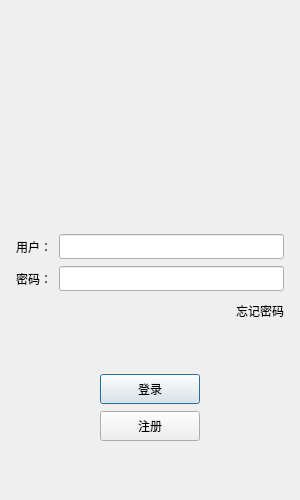
<?xml version="1.0" encoding="UTF-8"?>
<ui version="4.0">
 <class>LoginDialog</class>
 <widget class="QDialog" name="LoginDialog">
  <property name="geometry">
   <rect>
    <x>0</x>
    <y>0</y>
    <width>300</width>
    <height>500</height>
   </rect>
  </property>
  <property name="minimumSize">
   <size>
    <width>300</width>
    <height>500</height>
   </size>
  </property>
  <property name="maximumSize">
   <size>
    <width>300</width>
    <height>500</height>
   </size>
  </property>
  <property name="windowTitle">
   <string>Dialog</string>
  </property>
  <layout class="QVBoxLayout" name="verticalLayout_2">
   <item>
    <layout class="QVBoxLayout" name="verticalLayout">
     <property name="spacing">
      <number>7</number>
     </property>
     <property name="leftMargin">
      <number>5</number>
     </property>
     <property name="topMargin">
      <number>5</number>
     </property>
     <property name="rightMargin">
      <number>5</number>
     </property>
     <property name="bottomMargin">
      <number>5</number>
     </property>
     <item>
      <widget class="QWidget" name="widget" native="true">
       <layout class="QGridLayout" name="gridLayout_2">
        <item row="0" column="0">
         <widget class="QLabel" name="label">
          <property name="minimumSize">
           <size>
            <width>150</width>
            <height>150</height>
           </size>
          </property>
          <property name="maximumSize">
           <size>
            <width>150</width>
            <height>150</height>
           </size>
          </property>
          <property name="text">
           <string/>
          </property>
          <property name="pixmap">
           <pixmap resource="rc.qrc">:/res/pic3.png</pixmap>
          </property>
          <property name="scaledContents">
           <bool>true</bool>
          </property>
          <property name="alignment">
           <set>Qt::AlignmentFlag::AlignCenter</set>
          </property>
         </widget>
        </item>
       </layout>
      </widget>
     </item>
     <item>
      <spacer name="verticalSpacer">
       <property name="orientation">
        <enum>Qt::Orientation::Vertical</enum>
       </property>
       <property name="sizeHint" stdset="0">
        <size>
         <width>20</width>
         <height>40</height>
        </size>
       </property>
      </spacer>
     </item>
     <item>
      <layout class="QHBoxLayout" name="horizontalLayout">
       <item>
        <widget class="QLabel" name="userlabel">
         <property name="minimumSize">
          <size>
           <width>0</width>
           <height>25</height>
          </size>
         </property>
         <property name="maximumSize">
          <size>
           <width>16777215</width>
           <height>25</height>
          </size>
         </property>
         <property name="text">
          <string>用户：</string>
         </property>
        </widget>
       </item>
       <item>
        <widget class="QLineEdit" name="user_edit">
         <property name="minimumSize">
          <size>
           <width>25</width>
           <height>0</height>
          </size>
         </property>
         <property name="maximumSize">
          <size>
           <width>16777215</width>
           <height>25</height>
          </size>
         </property>
        </widget>
       </item>
      </layout>
     </item>
     <item>
      <layout class="QHBoxLayout" name="horizontalLayout_2">
       <item>
        <widget class="QLabel" name="pass_label_2">
         <property name="text">
          <string>密码：</string>
         </property>
        </widget>
       </item>
       <item>
        <widget class="QLineEdit" name="pass_edit">
         <property name="minimumSize">
          <size>
           <width>0</width>
           <height>25</height>
          </size>
         </property>
         <property name="maximumSize">
          <size>
           <width>16777215</width>
           <height>25</height>
          </size>
         </property>
        </widget>
       </item>
      </layout>
     </item>
     <item>
      <layout class="QHBoxLayout" name="horizontalLayout_3">
       <item>
        <spacer name="horizontalSpacer">
         <property name="orientation">
          <enum>Qt::Orientation::Horizontal</enum>
         </property>
         <property name="sizeHint" stdset="0">
          <size>
           <width>40</width>
           <height>20</height>
          </size>
         </property>
        </spacer>
       </item>
       <item>
        <widget class="ClickedLabel" name="forget_label">
         <property name="minimumSize">
          <size>
           <width>0</width>
           <height>25</height>
          </size>
         </property>
         <property name="maximumSize">
          <size>
           <width>16777215</width>
           <height>25</height>
          </size>
         </property>
         <property name="text">
          <string>忘记密码</string>
         </property>
        </widget>
       </item>
      </layout>
     </item>
     <item>
      <spacer name="verticalSpacer_2">
       <property name="orientation">
        <enum>Qt::Orientation::Vertical</enum>
       </property>
       <property name="sizeHint" stdset="0">
        <size>
         <width>20</width>
         <height>40</height>
        </size>
       </property>
      </spacer>
     </item>
     <item>
      <layout class="QHBoxLayout" name="horizontalLayout_4">
       <item>
        <spacer name="horizontalSpacer_2">
         <property name="orientation">
          <enum>Qt::Orientation::Horizontal</enum>
         </property>
         <property name="sizeHint" stdset="0">
          <size>
           <width>40</width>
           <height>20</height>
          </size>
         </property>
        </spacer>
       </item>
       <item>
        <widget class="QPushButton" name="pushButton">
         <property name="minimumSize">
          <size>
           <width>100</width>
           <height>30</height>
          </size>
         </property>
         <property name="maximumSize">
          <size>
           <width>100</width>
           <height>30</height>
          </size>
         </property>
         <property name="text">
          <string>登录</string>
         </property>
        </widget>
       </item>
       <item>
        <spacer name="horizontalSpacer_3">
         <property name="orientation">
          <enum>Qt::Orientation::Horizontal</enum>
         </property>
         <property name="sizeHint" stdset="0">
          <size>
           <width>40</width>
           <height>20</height>
          </size>
         </property>
        </spacer>
       </item>
      </layout>
     </item>
     <item>
      <layout class="QHBoxLayout" name="horizontalLayout_5">
       <item>
        <spacer name="horizontalSpacer_5">
         <property name="orientation">
          <enum>Qt::Orientation::Horizontal</enum>
         </property>
         <property name="sizeHint" stdset="0">
          <size>
           <width>40</width>
           <height>20</height>
          </size>
         </property>
        </spacer>
       </item>
       <item>
        <widget class="QPushButton" name="reg_btn">
         <property name="minimumSize">
          <size>
           <width>100</width>
           <height>30</height>
          </size>
         </property>
         <property name="maximumSize">
          <size>
           <width>100</width>
           <height>30</height>
          </size>
         </property>
         <property name="text">
          <string>注册</string>
         </property>
        </widget>
       </item>
       <item>
        <spacer name="horizontalSpacer_4">
         <property name="orientation">
          <enum>Qt::Orientation::Horizontal</enum>
         </property>
         <property name="sizeHint" stdset="0">
          <size>
           <width>40</width>
           <height>20</height>
          </size>
         </property>
        </spacer>
       </item>
      </layout>
     </item>
     <item>
      <spacer name="verticalSpacer_3">
       <property name="orientation">
        <enum>Qt::Orientation::Vertical</enum>
       </property>
       <property name="sizeHint" stdset="0">
        <size>
         <width>20</width>
         <height>40</height>
        </size>
       </property>
      </spacer>
     </item>
    </layout>
   </item>
  </layout>
 </widget>
 <customwidgets>
  <customwidget>
   <class>ClickedLabel</class>
   <extends>QLabel</extends>
   <header location="global">clickedlabel.h</header>
  </customwidget>
 </customwidgets>
 <resources>
  <include location="rc.qrc"/>
 </resources>
 <connections/>
</ui>
